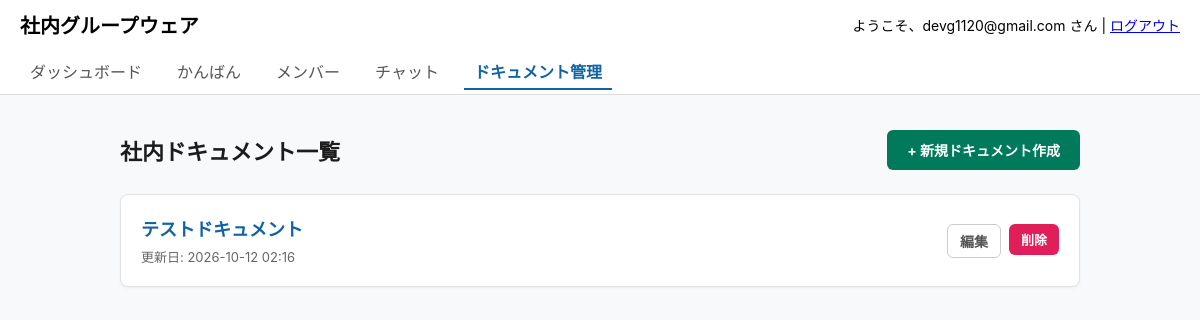
Page /markdown (signed in) on the earlier database version.
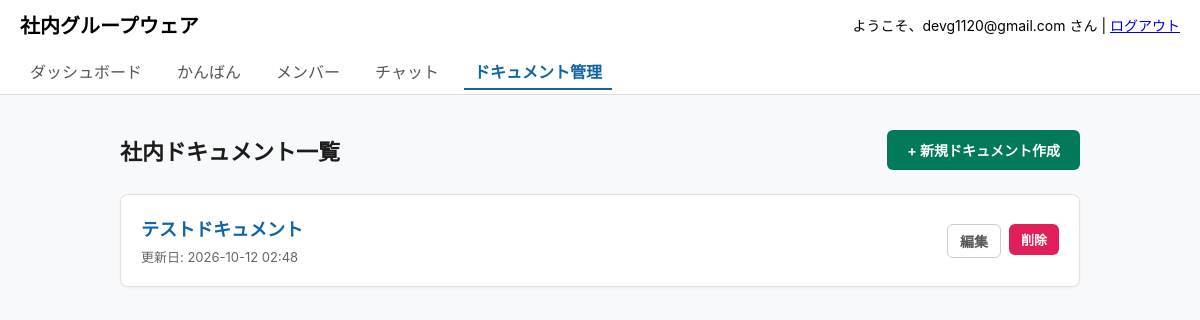
Same page on the later database version.
### main.py (models this page shows)
class User(Base):
    __tablename__ = "user"
    id = Column(Integer, primary_key=True, index=True)
    username = Column(String(50), unique=True, nullable=False)
    password_hash = Column(String(128), nullable=False)
    posts = relationship('Post', back_populates='author')
    schedules = relationship('Schedule', back_populates='creator')

class MarkdownDocument(Base):
    __tablename__ = "markdown_documents"
    id = Column(Integer, primary_key=True, index=True)
    title = Column(String(100), nullable=False)
    content = Column(Text, nullable=False, default="")
    created_at = Column(DateTime, nullable=False, default=datetime.utcnow)
    updated_at = Column(DateTime, nullable=False, default=datetime.utcnow, onupdate=datetime.utcnow)
    user_id = Column(Integer, ForeignKey('user.id'), nullable=False)

### main.py (the view)
@app.get("/markdown", response_class=HTMLResponse)
def markdown_list(request: Request, db: Session = Depends(get_db), current_user: User = Depends(login_required)):
    docs = db.query(MarkdownDocument).order_by(MarkdownDocument.updated_at.desc()).all()
    return templates.TemplateResponse(
        request=request,
        name="markdown_list.html",
        context={"current_user": current_user, "docs": docs}
    )

### templates/markdown_list.html (shortened to what this page needs)
<!DOCTYPE html>
<html lang="ja">
<head>
</head>
<body>
    <div class="header-container" style="position: fixed; top: 0; left: 0; right: 0; background: white; z-index: 1030; border-bottom: 1px solid #ddd; padding: 10px 20px; height: 95px;">
        <h1 style="font-size: 20px; margin: 0; display: inline-block;">社内グループウェア</h1>
        <span style="float: right; font-size: 14px; margin-top: 5px;">ようこそ、{{ current_user.username }} さん | <a href="/logout">ログアウト</a></span>
        <div class="tab-container" style="margin-top: 15px; display: flex; gap: 15px;">
            <a href="/" style="text-decoration: none; color: #555; padding: 5px 10px;">ダッシュボード</a>
            <a href="/kanban" style="text-decoration: none; color: #555; padding: 5px 10px;">かんばん</a>
            <a href="/members" style="text-decoration: none; color: #555; padding: 5px 10px;">メンバー</a>
            <a href="/chat" style="text-decoration: none; color: #555; padding: 5px 10px;">チャット</a>
            <a href="/markdown" style="text-decoration: none; color: #1164A3; font-weight: bold; border-bottom: 2px solid #1164A3; padding: 5px 10px;">ドキュメント管理</a>
        </div>
    </div>
    <div class="container">
        <div class="page-header">
            <h2>社内ドキュメント一覧</h2>
            <a href="/markdown/edit" class="btn btn-primary">+ 新規ドキュメント作成</a>
        </div>
        <div class="doc-list">
            {% if docs %}
                {% for doc in docs %}
                    <div class="doc-item">
                        <div class="doc-info">
                            <h3><a href="/markdown/edit?doc_id={{ doc.id }}">{{ doc.title }}</a></h3>
                            <div class="doc-meta">
                                更新日: {{ doc.updated_at.strftime('%Y-%m-%d %H:%M') }}
                            </div>
                        </div>
                        <div class="doc-actions">
                            <a href="/markdown/edit?doc_id={{ doc.id }}" class="btn btn-outline">編集</a>
                            <form action="/markdown/delete//{{ doc.id }}" method="POST" onsubmit="return confirm('本当にこのドキュメントを削除しますか？');" style="display:inline;">
                                <button type="submit" class="btn btn-danger" style="padding: 6px 12px; font-size: 13px;">削除</button>
                            </form>
                        </div>
                    </div>
                {% endfor %}
            {% else %}
                <div class="no-data">
                    登録されているドキュメントはありません。新しく作成してみましょう！
                </div>
            {% endif %}
        </div>
    </div>
</body>
</html>

### templates/markdown_list.html (style rules this page uses)
*, *::before, *::after { box-sizing: border-box; margin: 0; padding: 0; }
body { font-family: -apple-system, BlinkMacSystemFont, "Segoe UI", Roboto, sans-serif; background: #f8f9fa; padding-top: 110px; }
.container { max-width: 1000px; margin: 0 auto; padding: 20px; }
.page-header { display: flex; justify-content: space-between; align-items: center; margin-bottom: 24px; }
.page-header h2 { font-size: 22px; color: #1d1c1d; }
.btn { padding: 10px 20px; border: none; border-radius: 6px; font-weight: bold; font-size: 14px; text-decoration: none; cursor: pointer; display: inline-flex; align-items: center; transition: background 0.2s; }
.btn-primary { background: #007a5a; color: white; }
.btn-danger { background: #e01e5a; color: white; }
.btn-outline { background: transparent; border: 1px solid #ccc; color: #555; padding: 6px 12px; }
.doc-list { display: flex; flex-direction: column; gap: 12px; }
.doc-item { background: white; padding: 20px; border-radius: 8px; border: 1px solid #e2e2e2; display: flex; justify-content: space-between; align-items: center; box-shadow: 0 1px 3px rgba(0,0,0,0.05); }
.doc-info h3 { font-size: 18px; color: #1164A3; margin-bottom: 6px; }
.doc-info h3 a { color: inherit; text-decoration: none; }
.doc-meta { font-size: 13px; color: #666; }
.doc-actions { display: flex; gap: 8px; }

Differences in the rows shown:
changed MarkdownDocument "テストドキュメント": updated_at "2026-10-12 02:16" → "2026-10-12 02:48"
